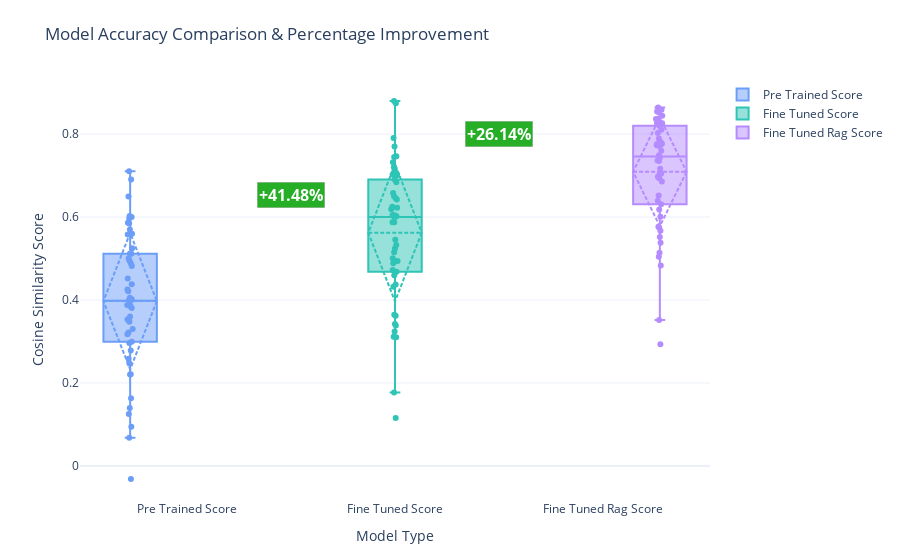

Write notebook code for a chart like this one.
### Code cell
import numpy as np
slice_idx = slice(200, 250)

# Compute means and basic stats
means = [data[col][slice_idx].mean() for col in ploting_column]
ymin = min([data[col][slice_idx].min() for col in ploting_column])
ymax = max([data[col][slice_idx].max() for col in ploting_column])
yrange = ymax - ymin if ymax > ymin else 1e-6

# Percent improvements between adjacent models
improvements = []
for i in range(len(means)-1):
    prev, curr = means[i], means[i+1]
    if prev == 0:
        pct = np.nan
    else:
        pct = ((curr - prev) / prev) * 100
    improvements.append(pct)

fig = go.Figure()

colors = ['#6C9EF8', '#2EC4B6', '#B58CFF']
for col, color in zip(ploting_column, colors):
    fig.add_trace(
        go.Box(
            y=data[col][slice_idx],
            name=col.replace('_', ' ').title(),
            boxmean='sd',
            marker_color=color,
            boxpoints='all',
            jitter=0.15,        # tighter spread
            pointpos=0,         # points centered on box
            whiskerwidth=0.2
        )
    )

# Add annotations between boxes using numeric x positions (0,1,2,...)
for i, pct in enumerate(improvements):
    # midpoint x (numeric) between box i and i+1
    mid_x = i + 0.5

    # y position: place label above the higher of the two means with a dynamic offset
    top_y = max(means[i], means[i+1])
    label_y = top_y + 0.10 * yrange  # 10% above the top mean

    # choose color based on increase/decrease
    if np.isnan(pct):
        txt = "N/A"
        txt_color = "black"
        bgcol = "rgba(200,200,200,0.3)"
    else:
        sign = "+" if pct >= 0 else ""
        txt = f"{sign}{pct:.2f}%"
        txt_color = "white"
        bgcol = "rgba(0,160,0,0.85)" if pct >= 0 else "rgba(220,20,60,0.85)"

    # Arrow target: point to the midpoint at the average of the two means
    arrow_y = (means[i] + means[i+1]) / 2

    fig.add_annotation(
        x=mid_x,
        y=label_y,
        xref='x',
        yref='y',
        text=f"<b>{txt}</b>",
        showarrow=True,
        arrowhead=2,
        ax=0,
        ay= - (0.08 * yrange),   # a short arrow downwards from the label
        font=dict(color=txt_color, size=16),
        align='center',
        bordercolor='rgba(0,0,0,0.15)',
        borderwidth=1,
        bgcolor=bgcol,
        opacity=1
    )

fig.update_layout(
    title="Model Accuracy Comparison & Percentage Improvement",
    xaxis_title="Model Type",
    yaxis_title="Cosine Similarity Score",
    boxmode='group',
    boxgap=0.18,
    boxgroupgap=0.06,
    template='plotly_white',
    margin=dict(l=80, r=40, t=80, b=60)
)

fig.show()

### Figure 1 — Plotly figure (JSON) as saved in the notebook; plotly's stock layout.template omitted (floating-point values rounded to 4 significant figures)
{"data": [{"boxmean": "sd", "boxpoints": "all", "jitter": 0.15, "marker": {"color": "#6C9EF8"}, "name": "Pre Trained Score", "pointpos": 0, "type": "box", "whiskerwidth": 0.2, "y": [0.388, 0.1398, 0.2203, 0.3177, 0.1249, 0.5966, 0.3848, 0.2784, 0.4, 0.2583, 0.4819, 0.6904, 0.4052, 0.4518, 0.3473, 0.09471, 0.6493, -0.03153, 0.3601, 0.2211, 0.3213, 0.7104, 0.4212, 0.2963, 0.4951, 0.4378, 0.247, 0.5599, 0.5698, 0.3548, 0.4886, 0.5113, 0.4252, 0.558, 0.3966, 0.3302, 0.06802, 0.3808, 0.1633, 0.6001, 0.5002, 0.5843, 0.3867, 0.402, 0.2994, 0.6022, 0.5246, 0.5116, 0.353, 0.5864]}, {"boxmean": "sd", "boxpoints": "all", "jitter": 0.15, "marker": {"color": "#2EC4B6"}, "name": "Fine Tuned Score", "pointpos": 0, "type": "box", "whiskerwidth": 0.2, "y": [0.5875, 0.3422, 0.3237, 0.4598, 0.3101, 0.7462, 0.6005, 0.4723, 0.6019, 0.362, 0.6221, 0.7202, 0.605, 0.5872, 0.5148, 0.3383, 0.8742, 0.1154, 0.5007, 0.4681, 0.4374, 0.8797, 0.5451, 0.524, 0.7016, 0.65, 0.3642, 0.7446, 0.6835, 0.5324, 0.6421, 0.6453, 0.6577, 0.6907, 0.6045, 0.4938, 0.1768, 0.619, 0.3114, 0.7907, 0.6249, 0.7146, 0.4938, 0.5999, 0.4318, 0.7699, 0.7007, 0.7027, 0.4885, 0.7321]}, {"boxmean": "sd", "boxpoints": "all", "jitter": 0.15, "marker": {"color": "#B58CFF"}, "name": "Fine Tuned Rag Score", "pointpos": 0, "type": "box", "whiskerwidth": 0.2, "y": [0.7163, 0.5381, 0.5668, 0.6008, 0.4831, 0.8541, 0.7595, 0.631, 0.8202, 0.5138, 0.7758, 0.8258, 0.7426, 0.7047, 0.6521, 0.5764, 0.7893, 0.3518, 0.6392, 0.6972, 0.6858, 0.7761, 0.7351, 0.7049, 0.8291, 0.8517, 0.5043, 0.8585, 0.7807, 0.7737, 0.8443, 0.8337, 0.8641, 0.837, 0.749, 0.6184, 0.2931, 0.7363, 0.552, 0.8361, 0.8259, 0.8238, 0.6979, 0.7725, 0.5747, 0.7771, 0.7711, 0.8026, 0.6932, 0.8106]}], "layout": {"annotations": [{"align": "center", "arrowhead": 2, "ax": 0, "ay": -0.07289, "bgcolor": "rgba(0,160,0,0.85)", "bordercolor": "rgba(0,0,0,0.15)", "borderwidth": 1, "font": {"color": "white", "size": 16}, "opacity": 1, "showarrow": true, "text": "<b>+41.48%</b>", "x": 0.5, "xref": "x", "y": 0.6532, "yref": "y"}, {"align": "center", "arrowhead": 2, "ax": 0, "ay": -0.07289, "bgcolor": "rgba(0,160,0,0.85)", "bordercolor": "rgba(0,0,0,0.15)", "borderwidth": 1, "font": {"color": "white", "size": 16}, "opacity": 1, "showarrow": true, "text": "<b>+26.14%</b>", "x": 1.5, "xref": "x", "y": 0.8002, "yref": "y"}], "boxgap": 0.18, "boxgroupgap": 0.06, "boxmode": "group", "margin": {"b": 60, "l": 80, "r": 40, "t": 80}, "title": {"text": "Model Accuracy Comparison & Percentage Improvement"}, "xaxis": {"title": {"text": "Model Type"}}, "yaxis": {"title": {"text": "Cosine Similarity Score"}}}}
